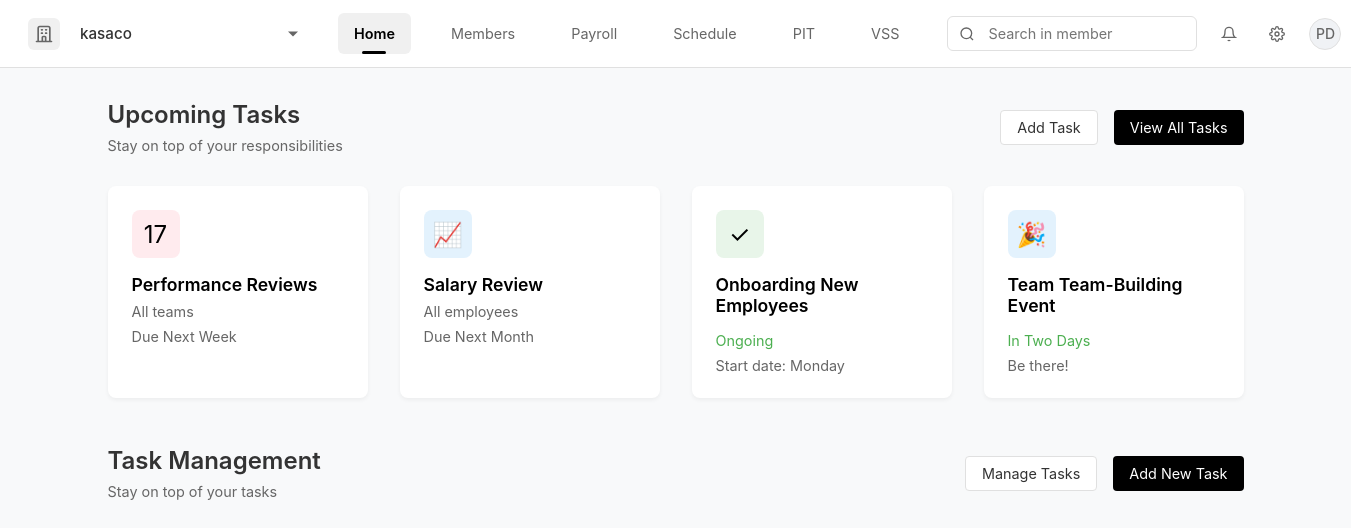
Screenshot of / (signed in) with the database file from the repository.
### app.py (models this page shows, shortened)
class Organization(db.Model):
    id = db.Column(db.Integer, primary_key=True)
    name = db.Column(db.String(120), nullable=False)
    industry = db.Column(db.String(80))
    size = db.Column(db.String(50))
    location = db.Column(db.String(120))
    logo_url = db.Column(db.String(255))
    created_at = db.Column(db.DateTime, default=datetime.utcnow)
    users = db.relationship('User', backref='org', lazy=True)

class User(db.Model):
    id = db.Column(db.Integer, primary_key=True)
    email = db.Column(db.String(120), unique=True, nullable=False)
    password = db.Column(db.String(80), nullable=False)
    first_name = db.Column(db.String(80))
    last_name = db.Column(db.String(80))
    preferred_name = db.Column(db.String(80))
    date_of_birth = db.Column(db.String(20))
    citizenship = db.Column(db.String(80))
    phone = db.Column(db.String(20))
    tax_residence = db.Column(db.String(80))
    department = db.Column(db.String(80))
    job_title = db.Column(db.String(80))
    seniority_level = db.Column(db.String(80))
    created_at = db.Column(db.DateTime, default=datetime.utcnow)
    profile_completed = db.Column(db.Boolean, default=False)
    organization_id = db.Column(db.Integer, db.ForeignKey('organization.id'))
    organization = db.relationship('Organization')
    avatar_url = db.Column(db.String(255))
    reset_token = db.Column(db.String(100), unique=True)
    reset_token_expiry = db.Column(db.DateTime)

### app.py (the view)
@app.route('/')
def home():
    print("Accessing home route")
    if 'user_id' not in session:
        print("No user_id in session, redirecting to login")
        return redirect('/login')
    user = User.query.get(session['user_id'])
    print("User is logged in, serving home.html")
    return render_template('home.html', user=user)

### app.py (called while the page is built)
@app.context_processor
def inject_organization():
    if 'user_id' in session:
        user = User.query.get(session['user_id'])
        if user and user.organization_id:
            organization = Organization.query.get(user.organization_id)
            return {'organization': organization}
    return {'organization': None}

### templates/home.html (shortened to what this page needs)
{% extends "base.html" %}
{% block content %}
<div class="container">
    <div class="upcoming-tasks">
        <div class="section-header">
            <div>
                <h2 class="section-title">Upcoming Tasks</h2>
                <p class="section-subtitle">Stay on top of your responsibilities</p>
            </div>
            <div class="button-group">
                <button class="btn btn-outline">Add Task</button>
                <button class="btn btn-dark">View All Tasks</button>
            </div>
        </div>
        <div class="cards-grid">
            <div class="card">
                <div class="card-icon red">
                    <span style="font-size: 1.5rem;">17</span>
                </div>
                <h3 class="card-title">Performance Reviews</h3>
                <p class="card-subtitle">All teams</p>
                <p class="task-date">Due Next Week</p>
            </div>
            <div class="card">
                <div class="card-icon blue">
                    <span style="font-size: 1.5rem;">📈</span>
                </div>
                <h3 class="card-title">Salary Review</h3>
                <p class="card-subtitle">All employees</p>
                <p class="task-date">Due Next Month</p>
            </div>
            <div class="card">
                <div class="card-icon green">
                    <span style="font-size: 1.5rem;">✓</span>
                </div>
                <h3 class="card-title">Onboarding New Employees</h3>
                <p class="task-status">Ongoing</p>
                <p class="task-date">Start date: Monday</p>
            </div>
            <div class="card">
                <div class="card-icon blue">
                    <span style="font-size: 1.5rem;">🎉</span>
                </div>
                <h3 class="card-title">Team Team-Building Event</h3>
                <p class="task-status">In Two Days</p>
                <p class="task-date">Be there!</p>
            </div>
        </div>
    </div>
    <div class="task-management">
        <div class="section-header">
            <div>
                <h2 class="section-title">Task Management</h2>
                <p class="section-subtitle">Stay on top of your tasks</p>
            </div>
            <div class="button-group">
                <button class="btn btn-outline">Manage Tasks</button>
                <button class="btn btn-dark">Add New Task</button>
            </div>
        </div>
    </div>
</div>
{% endblock %}

### templates/base.html (shortened to what this page needs)
<!DOCTYPE html>
<html lang="en">
<head>
    <link rel="stylesheet" href="https://cdn.jsdelivr.net/npm/flatpickr/dist/flatpickr.min.css">
</head>
<body>
    {% if not hide_navbar %}
    <nav class="navbar">
        <div class="company-section">
            <div class="company-logo">
                <svg xmlns="http://www.w3.org/2000/svg" fill="none" viewBox="0 0 24 24" stroke="currentColor">
                    <path stroke-linecap="round" stroke-linejoin="round" stroke-width="2" d="M19 21V5a2 2 0 00-2-2H7a2 2 0 00-2 2v16m14 0h2m-2 0h-5m-9 0H3m2 0h5M9 7h1m-1 4h1m4-4h1m-1 4h1m-5 10v-5a1 1 0 011-1h2a1 1 0 011 1v5m-4 0h4" />
                </svg>
            </div>
            <select class="company-select" onchange="if(this.value === 'add') window.location.href='/organization/setup';">
                <option value="{{ organization.id if organization else '' }}">{{ organization.name if organization else 'Select organization' }}</option>
            </select>
        </div>
        <div class="nav-links">
            <a href="/" class="nav-link {% if request.path == '/' %}active{% endif %}">Home</a>
            <a href="#" class="nav-link {% if request.path == '/members' %}active{% endif %}">Members</a>
            <a href="#" class="nav-link {% if request.path == '/payroll' %}active{% endif %}">Payroll</a>
            <a href="#" class="nav-link {% if request.path == '/schedule' %}active{% endif %}">Schedule</a>
            <a href="#" class="nav-link {% if request.path == '/pit' %}active{% endif %}">PIT</a>
            <a href="#" class="nav-link {% if request.path == '/vss' %}active{% endif %}">VSS</a>
        </div>
        <div class="search-section">
            <div class="search-bar-wrapper">
                <div class="search-icon">
                    <svg viewBox="0 0 24 24" fill="none" stroke="currentColor" stroke-width="2">
                        <circle cx="11" cy="11" r="8"></circle>
                        <path d="M21 21l-4.35-4.35"></path>
                    </svg>
                </div>
                <input type="text" class="search-bar" placeholder="Search in member">
            </div>
            <div class="user-profile">
                <div class="notification-icon">
                    <svg viewBox="0 0 24 24" fill="none" stroke="currentColor" stroke-width="2">
                        <path d="M18 8A6 6 0 0 0 6 8c0 7-3 9-3 9h18s-3-2-3-9"></path>
                        <path d="M13.73 21a2 2 0 0 1-3.46 0"></path>
                    </svg>
                </div>
                <a href="/settings" class="settings-icon">
                </a>
                <div class="profile-pic" id="profileButton">
                    {% if user and user.avatar_url %}
                        <img src="{{ user.avatar_url }}" alt="Profile" style="width: 100%; height: 100%; object-fit: cover;">
                    {% else %}
                        <div class="avatar-initials">
                            {% if user %}
                                {% if user.preferred_name %}
                                    {{ user.preferred_name[0].upper() }}
                                {% elif user.first_name and user.last_name %}
                                    {{ (user.first_name[0] + user.last_name[0]).upper() }}
                                {% elif user.first_name %}
                                    {{ user.first_name[0].upper() }}
                                {% elif user.email %}
                                    {{ user.email[0].upper() }}
                                {% else %}
                                    U
                                {% endif %}
                            {% else %}
                                G
                            {% endif %}
                        </div>
                    {% endif %}
                </div>
            </div>
        </div>
    </nav>
    {% endif %}
    {% block content %}{% endblock %}
</body>
</html>

### templates/base.html (style rules this page uses)
* { margin: 0; padding: 0; box-sizing: border-box; font-family: -apple-system, BlinkMacSystemFont, 'Segoe UI', Roboto, Oxygen, Ubuntu, Cantarell, sans-serif; }
body { background-color: #f8f9fa; min-height: 100vh; }
.navbar { background: white; padding: 0.75rem 1.5rem; border-bottom: 1px solid #e0e0e0; display: flex; align-items: center; gap: 2rem; position: sticky; top: 0; z-index: 100; }
.company-section { display: flex; align-items: center; gap: 0.75rem; padding: 0.25rem; position: relative; cursor: pointer; border-radius: 6px; transition: all 0.2s; }
.company-logo { width: 32px; height: 32px; display: flex; align-items: center; justify-content: center; background-color: #f0f0f0; border-radius: 6px; }
.company-logo svg { width: 20px; height: 20px; color: #666; }
.company-select { appearance: none; -webkit-appearance: none; -moz-appearance: none; background: transparent; border: none; padding: 0.5rem; padding-right: 1.5rem; font-size: 0.95rem; color: #333; cursor: pointer; min-width: 200px; font-weight: 500; }
.company-section::after { content: ''; position: absolute; right: 0.5rem; top: 50%; transform: translateY(-50%); width: 0; height: 0; border-left: 5px solid transparent; border-right: 5px solid transparent; border-top: 5px solid #666; }
select option { padding: 0.75rem 1rem; font-size: 0.95rem; }
.nav-links { display: flex; gap: 1.5rem; align-items: center; }
.nav-link { color: #666; text-decoration: none; font-size: 0.9rem; padding: 0.75rem 1rem; border-radius: 6px; transition: all 0.2s; position: relative; }
.nav-link.active { color: #000; font-weight: 600; background-color: #f0f0f0; }
.nav-link.active::after { content: ''; position: absolute; bottom: 0; left: 50%; transform: translateX(-50%); width: 24px; height: 3px; background-color: #000; border-radius: 2px; }
.search-section { margin-left: auto; display: flex; align-items: center; gap: 1rem; }
.search-bar-wrapper { position: relative; display: flex; align-items: center; }
.search-bar { padding: 0.5rem 1rem; padding-left: 2.5rem; border: 1px solid #e0e0e0; border-radius: 6px; width: 250px; font-size: 0.9rem; background: white; }
.search-icon { position: absolute; left: 0.75rem; color: #666; display: flex; align-items: center; justify-content: center; }
.search-icon svg { width: 16px; height: 16px; }
.user-profile { display: flex; align-items: center; gap: 1rem; position: relative; }
.notification-icon, .settings-icon { width: 32px; height: 32px; display: flex; align-items: center; justify-content: center; color: #666; cursor: pointer; padding: 0.5rem; border-radius: 50%; transition: all 0.2s; }
.notification-icon svg, .settings-icon svg { width: 20px; height: 20px; }
.profile-pic { width: 32px; height: 32px; border-radius: 50%; cursor: pointer; overflow: hidden; border: 1px solid #e0e0e0; background-color: #f0f2f5; display: flex; align-items: center; justify-content: center; }
.avatar-initials { font-size: 0.875rem; color: #666; font-weight: 500; display: flex; align-items: center; justify-content: center; width: 100%; height: 100%; text-transform: uppercase; }

### templates/home.html (style rules this page uses)
.container { max-width: 1200px; margin: 2rem auto; padding: 0 2rem; }
.upcoming-tasks { margin-bottom: 3rem; }
.section-header { display: flex; justify-content: space-between; align-items: center; margin-bottom: 1.5rem; }
.section-title { font-size: 1.5rem; font-weight: 600; color: #333; }
.section-subtitle { color: #666; font-size: 0.9rem; margin-top: 0.5rem; }
.button-group { display: flex; gap: 1rem; }
.btn { padding: 0.5rem 1rem; border-radius: 4px; font-size: 0.9rem; cursor: pointer; transition: all 0.3s; }
.btn-outline { border: 1px solid #e0e0e0; background: white; color: #333; }
.btn-dark { background: #000; color: white; border: none; }
.cards-grid { display: grid; grid-template-columns: repeat(auto-fit, minmax(250px, 1fr)); gap: 2rem; margin-top: 2rem; }
.card { background: white; border-radius: 8px; padding: 1.5rem; box-shadow: 0 2px 4px rgba(0,0,0,0.05); }
.card-icon { width: 48px; height: 48px; border-radius: 8px; margin-bottom: 1rem; display: flex; align-items: center; justify-content: center; }
.card-icon.red { background: #ffebee; }
.card-icon.blue { background: #e3f2fd; }
.card-icon.green { background: #e8f5e9; }
.card-title { font-size: 1.1rem; font-weight: 600; margin-bottom: 0.5rem; }
.card-subtitle { color: #666; font-size: 0.9rem; }
.task-status { margin-top: 1rem; font-size: 0.9rem; color: #4caf50; }
.task-date { margin-top: 0.5rem; font-size: 0.9rem; color: #666; }

### rows the page displays
Organization: name "kasaco"
User: (user.first_name[0]+user.last_name[0]).upper() "PD"
